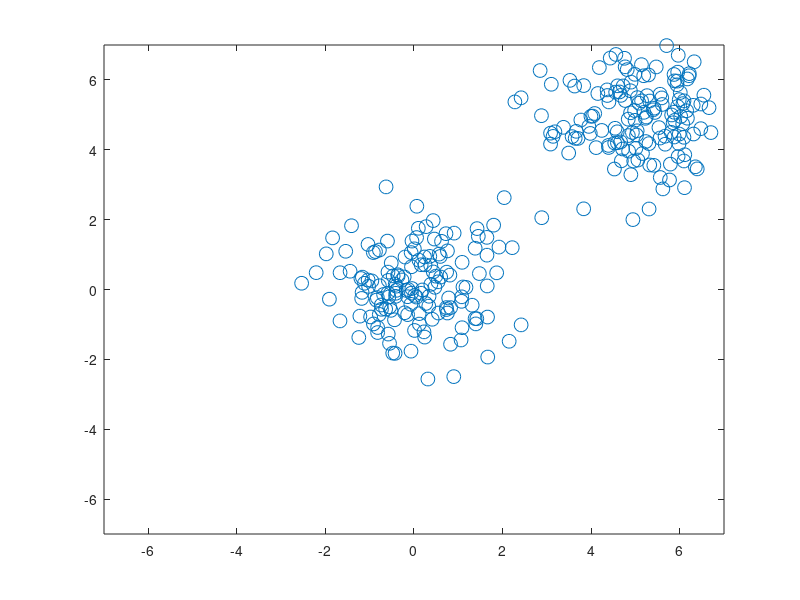

Reproduce this figure in MATLAB. (Note: this script raises an error after producing the figure.)
function TestLennardJones
numParticles     = 300;
dimension        = 2;
numSteps         = 200;
ljPotentialDepth = 0.1; % epsilon
ljPotentialWidth = 0.15;% distance at which the potential reaches its minimum
ljPotentialType  = 'repulsive'; 

dt               = 1e-1;
diffusionConst   = 0;
noiseSTD         = sqrt(2*diffusionConst*dt);
% initialize positions 
particlePosition = randn(numParticles,dimension);
particlePosition(150:end,1) =particlePosition(150:end,1)+5;
particlePosition(150:end,2) =particlePosition(150:end,2)+5;
f = figure;
b = 7;
a = axes('Parent',f,'NextPlot','ReplaceChildren','XLim',[-b b],'YLim',[-b b]);
for sIdx =1:numSteps
    % plot particles 
    plot(particlePosition(:,1),particlePosition(:,2),'Marker','o','MarkerSize',10,...
        'LineStyle','none','Parent',a);   
    hold on 
       
    % calculate the distance between beads 
     particleDistance = pdist2mex(particlePosition',...
                                  particlePosition','euc',[],[],[]);
    % calculat the force (derivative of potential)
    [force, forceDirection] = LennardJones_mex(particlePosition,particleDistance,ljPotentialWidth,ljPotentialDepth,ljPotentialType);

    title(a,['Step: ' num2str(sIdx)])   
     hold off
     set(a,'XLim',[-10 10],'YLim',[-10 10]);
      drawnow
    % update location 
    particlePosition = particlePosition+force*dt +noiseSTD*randn(numParticles,dimension);
    
end